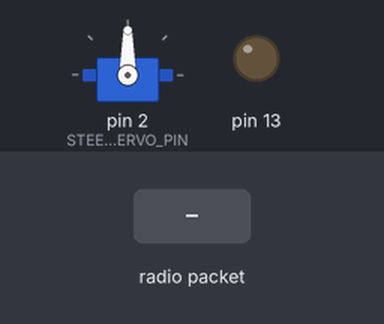
This sketch was run on a simulated Arduino Uno, built with avr-gcc and run on an emulated ATmega328P. Shown: servo, output pins drawn as LEDs (lit = HIGH). The inputs (shaded band) are chosen by the test bench. No radio packets arrive unless stated.

Above: at 1.2 s.
1.3 s: radio packet "1" arrives
At 2.5 s:
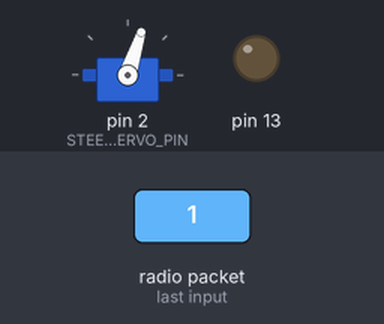
Timing chart, 0 to 4.3 s (numbered marks = the images above; inputs shaded):
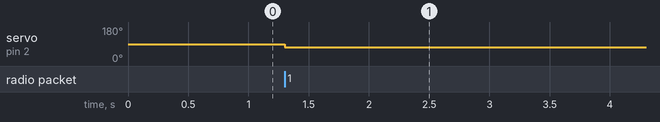

The sketch:

car.ino
```cpp
#include "Arduino.h"
#include <VirtualWire.h>
#include "ServoTimer2.h"
#include "packet.h"

#define STEERING_SERVO_PIN  2

// @todo verify these numbers more accurately.
#define STEERING_ANGLE_HARD_LEFT   900
#define STEERING_ANGLE_STRAIGHT    1351
#define STEERING_ANGLE_HARD_RIGHT  1700

ServoTimer2 frontSteering;

void set_angle(int a);

void setup()
{
	// Set up VirtualWire to read receiver
	vw_set_ptt_inverted(true); // Required for DR3100
	vw_set_rx_pin(9);
	vw_setup(2000);  // Bits per sec

	pinMode(13, OUTPUT);

	vw_rx_start();       // Start the receiver PLL running
	Serial.begin(115200);

	frontSteering.attach(STEERING_SERVO_PIN);
}

// buffer where we read nunchuck data
nunchuck_data buffer;

void loop() {
	uint8_t bytes_read;

	if (vw_get_message((uint8_t *) (&buffer), &bytes_read)) // Non-blocking
	{
  /*
		Serial.print("joy_x:");
		Serial.print(buffer.joy_x);
		Serial.print("    joy_y:");
		Serial.print(buffer.joy_y);
		Serial.print("   roll:");
		Serial.print(buffer.roll);
		Serial.print("   pitch:");
		Serial.print(buffer.pitch);
		Serial.print("   z:");
		Serial.print(buffer.z_pressed);
		Serial.print("   c:");
		Serial.println(buffer.c_pressed);
*/
		int angle = map(buffer.joy_x, -124, 131, STEERING_ANGLE_HARD_LEFT, STEERING_ANGLE_HARD_RIGHT);
		set_angle(angle);
	}

}

void set_angle(int a) {
	frontSteering.write(a);
	delay(15);
}
```

packet.h
```cpp
#ifndef _CAR_PACKET_H_
#define _CAR_PACKET_H_

typedef struct nunchuck_data {
	int joy_x;
	int joy_y;
	int roll;
	int pitch;

	boolean z_pressed;
	boolean c_pressed;
} nunchuck_data;

#endif
```

Measured:
- after the input at 1.3 s, servo on pin 2 (STEERING_SERVO_PIN): 90° → 72° at once
